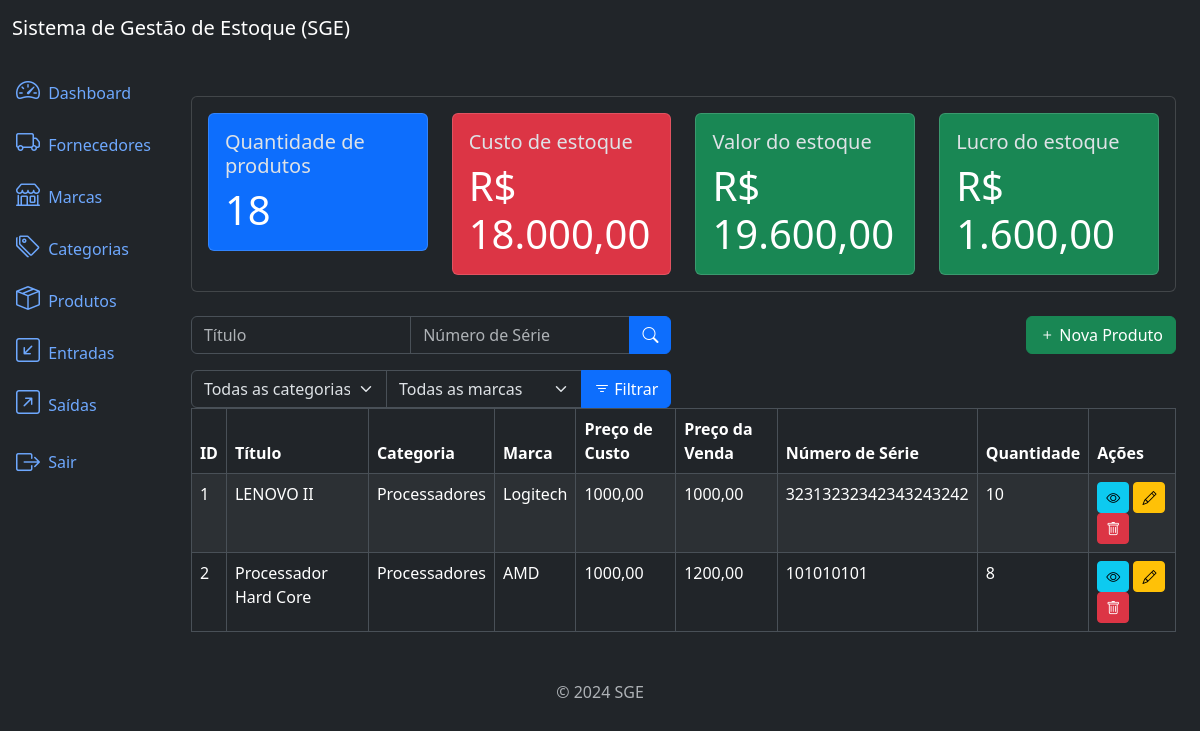
Page /products/list (signed in) on the earlier database version.
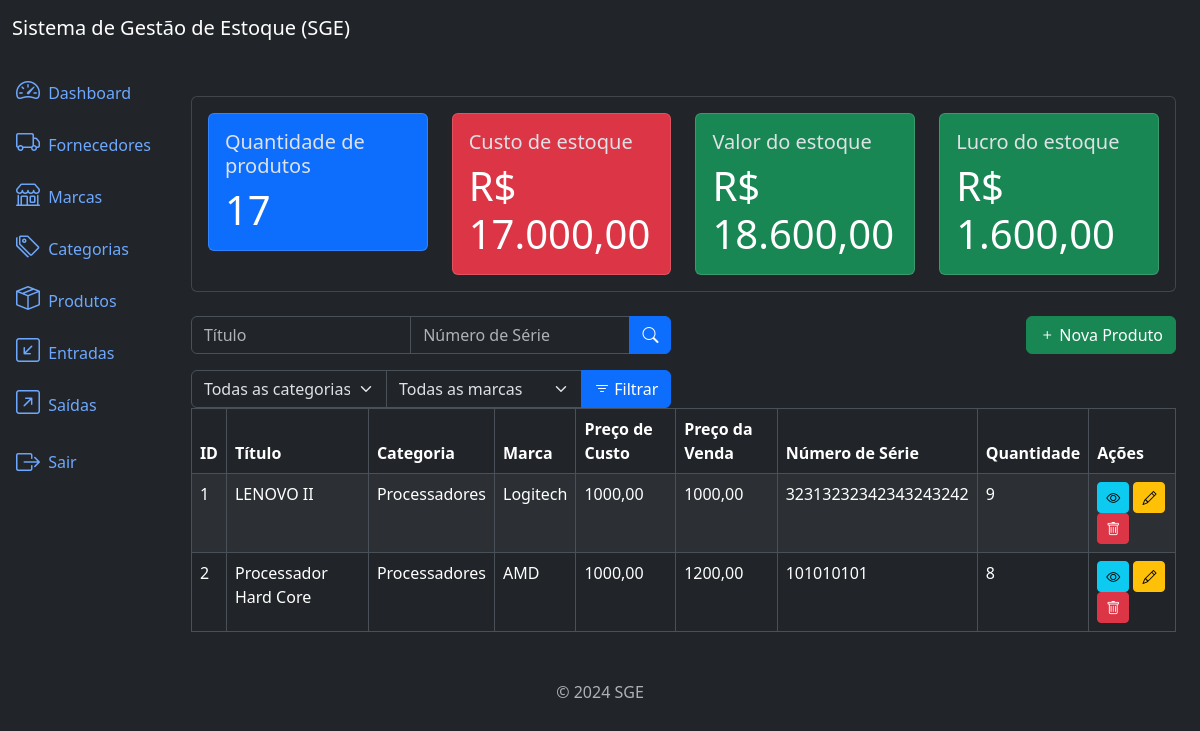
Same page on the later database version.
### products/models.py (models this page shows, shortened)
class Product(models.Model):
    title = models.CharField(max_length=500)
    category = models.ForeignKey(Category, on_delete=models.PROTECT, related_name='products')
    brand = models.ForeignKey(Brand, on_delete=models.PROTECT, related_name='products')
    description = models.TextField(null=True, blank=True)
    serie_number = models.CharField(max_length=200, null=True, blank=True)
    cost_price = models.DecimalField(max_digits=20, decimal_places=2)
    selling_price = models.DecimalField(max_digits=20, decimal_places=2)
    quantity = models.IntegerField(default=0)
    created_at = models.DateTimeField(auto_now_add=True)
    updated_at = models.DateTimeField(auto_now=True)
    class Meta:
        ordering = ['title']

### categories/models.py (models this page shows)
class Category(models.Model):
    name = models.CharField(max_length=500)
    description = models.TextField(null=True, blank=True)
    created_at = models.DateTimeField(auto_now_add=True)
    updated_at = models.DateTimeField(auto_now=True)
    class Meta:
        ordering = ['name']
    def __str__(self):
        return self.name

### brands/models.py (models this page shows)
class Brand(models.Model):
    name = models.CharField(max_length=500)
    description = models.TextField(null=True, blank=True)
    created_at = models.DateTimeField(auto_now_add=True)
    updated_at = models.DateTimeField(auto_now=True)
    class Meta:
        ordering = ['name']
    def __str__(self):
        return self.name

### products/views.py (the view)
# urls.py: path('products/list', ProductListView.as_view(), name='product_list'),
class ProductListView(LoginRequiredMixin, PermissionRequiredMixin, ListView):
    model = Product
    template_name = 'product_list.html'
    context_object_name = 'products'
    paginate_by = 10
    permission_required = 'products.view_product'
    def get_queryset(self):
        queryset = super().get_queryset()
        title = self.request.GET.get("title")
        serie_number = self.request.GET.get("serie_number")
        category = self.request.GET.get("category")
        brand = self.request.GET.get("brand")
        if title:
            queryset = queryset.filter(title__icontains=title)
        if serie_number:
            queryset = queryset.filter(serie_number__icontains=serie_number)
        if category:
            queryset = queryset.filter(category__id=category)
        if brand:
            queryset = queryset.filter(brand__id=brand)
        return queryset
    def get_context_data(self, **kwargs):
        context = super().get_context_data(**kwargs)
        context['product_metrics'] = get_products_metrics()
        context['categories'] = Category.objects.all()
        context['brands'] = Brand.objects.all()
        return context

### utils/metrics.py (called while the page is built)
def get_products_metrics() -> Dict:
    products = Product.objects.all()
    total_cost_price = sum(product.cost_price * product.quantity for product in products)
    total_selling_price = sum(product.selling_price * product.quantity for product in products)
    total_quantity = sum(product.quantity for product in products)
    total_profit = total_selling_price - total_cost_price
    products_metrics = {
        'total_cost_price': number_format(total_cost_price, decimal_pos=2, force_grouping=True),
        'total_selling_price': number_format(total_selling_price, decimal_pos=2, force_grouping=True),
        'total_quantity': total_quantity,
        'total_profit': number_format(total_profit, decimal_pos=2, force_grouping=True)
    }
    return products_metrics

### products/templates/product_list.html (shortened to what this page needs)
{% extends 'base.html' %}
{% block content %}
{% if perms.products.view_product and perms.inflows.view_inflow %}
    {% include 'components/_product_metrics.html' %}
{% endif %}
<div class="row mb-3">
    <div class="col-md-6">
        <form method="get" action="{% url 'product_list' %}">
            <div class="input-group">
                <input type="text" class="form-control" name="title" placeholder="Título" value="{{ request.GET.title }}">
                <input type="text" class="form-control" name="serie_number" placeholder="Número de Série" value="{{ request.GET.serie_number }}">
                <button type="submit" class="btn btn-primary">
                    <i class="bi bi-search"></i>
                </button>
            </div>
        </form>
    </div>
    <div class="col-md-6">
        {% if perms.products.add_product %}
        <a href="{% url 'product_create' %}" class="btn btn-success float-end">
            <i class="bi bi-plus"></i>
            Nova Produto
        </a>
        {% endif %}
    </div>
</div>
<div class="row mb-6">
    <div class="col-md-6">
        <form method="get" action="{% url 'product_list' %}">
            <div class="input-group">
                <select class="form-select" name="category">
                    <option value="" {% if not request.GET.category %} selected {% endif %}>
                        Todas as categorias
                    </option>
                </select>
                <select class="form-select" name="brand">
                    <option value="" {% if request.GET.category %} selected {% endif %}>
                        Todas as marcas
                    </option>
                </select>
                <button type="submit" class="btn btn-primary">
                    <i class="bi bi-filter"></i> Filtrar
                </button>
            </div>
        </form>
    </div>
</div>
<div class="table-responsive">
    <table class="table table-striped table-bordered">
        <thead class="thead-dark">
            <tr>
                <th>ID</th>
                <th>Título</th>
                <th>Categoria</th>
                <th>Marca</th>
                <th>Preço de Custo</th>
                <th>Preço da Venda</th>
                <th>Número de Série</th>
                <th>Quantidade</th>
                <th>Ações</th>
            </tr>
        </thead>
        <tbody>
            {% for product in products %}
            <tr>
                <td>{{ product.id }}</td>
                <td>{{ product.title }}</td>
                <td>{{ product.category }}</td>
                <td>{{ product.brand }}</td>
                <td>{{ product.cost_price }}</td>
                <td>{{ product.selling_price }}</td>
                <td>{{ product.serie_number }}</td>
                <td>{{ product.quantity }}</td>
                <td>
                    <a href="{% url 'product_detail' product.id %}" class="btn btn-info btn-sm">
                        <i class="bi bi-eye"></i>
                    </a>
                    {% if perms.products.change_product %}
                    <a href="{% url 'product_update' product.id %}" class="btn btn-warning btn-sm">
                        <i class="bi bi-pencil"></i>
                    </a>
                    {% endif %}
                    {% if perms.products.delete_product %}
                    <a href="{% url 'product_delete' product.id %}" class="btn btn-danger btn-sm">
                        <i class="bi bi-trash"></i>
                    </a>
                    {% endif %}
                </td>
            </tr>
            {% endfor %}
        </tbody>
    </table>
</div>
{% endblock %}

Differences in the rows shown:
changed Product "LENOVO II": quantity "10" → "9"
Other differences:
{{ product_metrics.total_quantity }}: "18" → "17"
{{ product_metrics.total_cost_price }}: "18.000,00" → "17.000,00"
{{ product_metrics.total_selling_price }}: "19.600,00" → "18.600,00"
